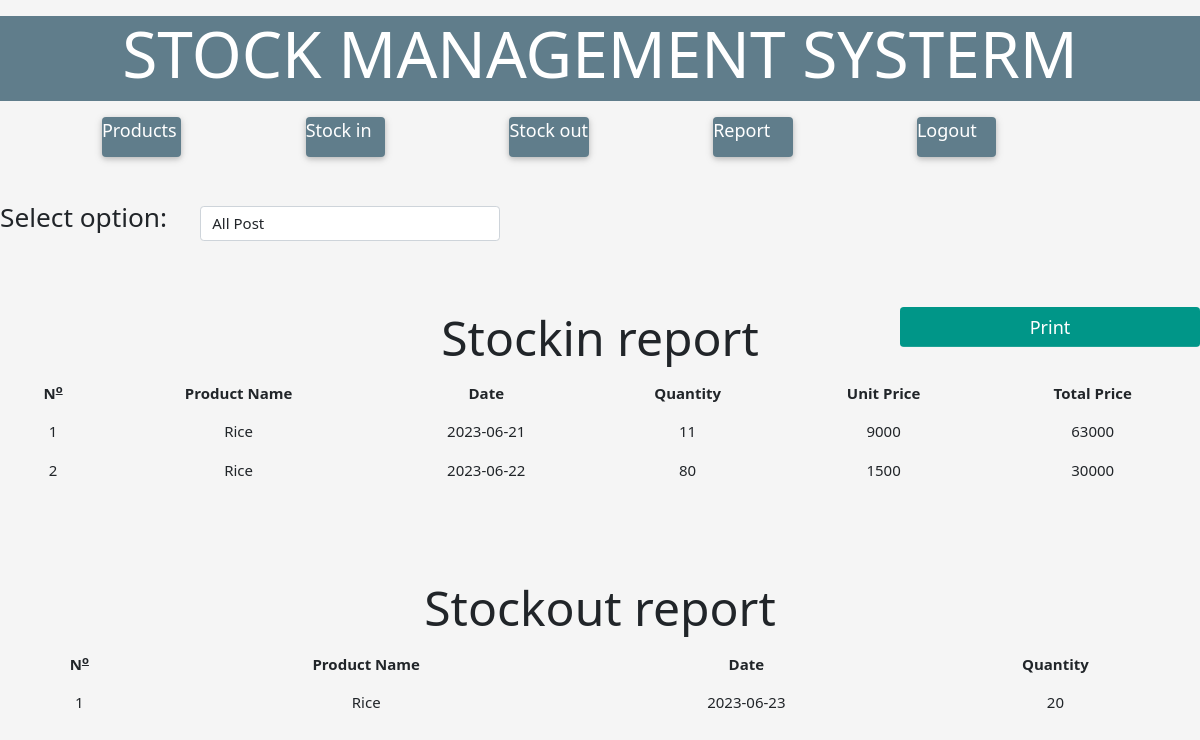
The app's page /report.php (signed in) with its own data.
### tables this page shows
CREATE TABLE `stock_in` (
  `St_id` int(11) NOT NULL,
  `product_id` int(11) NOT NULL,
  `Date` date NOT NULL,
  `Quantity` int(11) NOT NULL,
  `Unit_price` int(11) NOT NULL,
  `Total_price` int(11) NOT NULL
);

CREATE TABLE `products` (
  `productid` int(11) NOT NULL,
  `Product_name` varchar(255) NOT NULL
);

CREATE TABLE `stock_out` (
  `So_id` int(11) NOT NULL,
  `product_id` int(11) NOT NULL,
  `Date` date NOT NULL,
  `Quantity` int(11) NOT NULL,
  `inid` int(11) NOT NULL
);

### report.php (the view, shortened to what this page needs)
<?php
    include("conn.php");
?>
<!DOCTYPE html>
<html lang="en">
<head>
    <link rel="stylesheet" href="w3.css">
    <link rel="stylesheet" href="all.css">
    <link rel="stylesheet" href="bootstrap.css">
</head>
<body style="background: whitesmoke;">
<div class="w3-panel w3-blue-grey"><center><h1 class="w3-jumbo w3-text-white">STOCK MANAGEMENT SYSTERM</h1></center></div>
    <div class="row" id="nav">
        <div class="col-1"></div>
        <div class="col-1"><div class="w3-card w3-blue-grey w3-round" style="height: 40px;"><a href="product.php" class="w3-text-white w3-large" style="text-decoration: none;">Products</a></div></div>
        <div class="col-1"></div>
        <div class="col-1"><div class="w3-card w3-blue-grey w3-round" style="height: 40px;"><a href="stockin.php" class="w3-text-white w3-large" style="text-decoration: none;">Stock in</a></div></div>
        <div class="col-1"></div>
        <div class="col-1"><div class="w3-card w3-blue-grey w3-round" style="height: 40px;"><a href="stockout.php" class="w3-text-white w3-large" style="text-decoration: none;">Stock out</a></div></div>
        <div class="col-1"></div>
        <div class="col-1"><div class="w3-card w3-blue-grey w3-round" style="height: 40px;"><a href="report.php" class="w3-text-white w3-large" style="text-decoration: none;">Report</a></div></div>
        <div class="col-1"></div>
        <div class="col-1"><div class="w3-card w3-blue-grey w3-round" style="height: 40px;"><a href="logout.php" class="w3-text-white w3-large" style="text-decoration: none;">Logout</a></div></div>
    </div>
    <br><br>
    <h3 id="ss">Select option:</h3>
    <select name="" id="sel" style="margin-top: -35px;margin-left: 200px" class="form-control w-25">
        <option value="all">All Post</option>
    </select>
    <button onclick="print()" id="print" class="btn w3-teal w3-display-right w3-large w-25" style="margin-top: -90px">Print</button>
    <br><br><br>
    <table class="w3-table" id="intable">
        <h1 class="w3-xxxlarge" id="i"><center>Stockin report</center></h1>
        <tr>
            <th><center><b>N<sup><u>o</u></sup></b></center></th>
            <th><center>Product Name</center></th>
            <th><center>Date</center></th>
            <th><center>Quantity</center></th>
            <th><center>Unit Price</center></th>
            <th><center>Total Price</center></th>
        </tr>
        <?php
            $sel=mysqli_query($conn,"SELECT*from products as p inner join stock_in as s on s.product_id=p.productid");
            $x=1;
            while($row=mysqli_fetch_array($sel)){
                ?>
                <tr>
                    <td><center><?=$x?></center></td>
                    <td><center><?=$row['Product_name']?></center></td>
                    <td><center><?=$row['Date']?></center></td>
                    <td><center><?=$row['Quantity']?></center></td>
                    <td><center><?=$row['Unit_price']?></center></td>
                    <td><center><?=$row['Total_price']?></center></td>
                </tr>
                <?php
                $x++;
            }
        ?>
    </table>
    <br><br><br><br>
    <table class="w3-table" id="outtable">
        <h1 class="w3-xxxlarge"  id="o"><center>Stockout report</center></h1>
        <tr>
            <th><center><b>N<sup><u>o</u></sup></b></center></th>
            <th><center>Product Name</center></th>
            <th><center>Date</center></th>
            <th><center>Quantity</center></th>
        </tr>
        <?php
            $sel=mysqli_query($conn,"SELECT*from products as p inner join stock_out as s on s.product_id=p.productid");
            $x=1;
            while($row=mysqli_fetch_array($sel)){
                ?>
                <tr>
                    <td><center><?=$x?></center></td>
                    <td><center><?=$row['Product_name']?></center></td>
                    <td><center><?=$row['Date']?></center></td>
                    <td><center><?=$row['Quantity']?></center></td>
                </tr>
                <?php
                $x++;
            }
        ?>
    </table>
    <br><br><br><br><br>
</body>
</html>

### w3.css (style rules this page uses)
*,*:before,*:after { box-sizing:inherit }
html { -ms-text-size-adjust:100%;-webkit-text-size-adjust:100% }
body { margin:0 }
a { background-color:transparent }
b,strong { font-weight:bolder }
sub,sup { font-size:75%;line-height:0;position:relative;vertical-align:baseline }
sup { top:-0.5em }
button,input,select,textarea,optgroup { font:inherit;margin:0 }
button,input { overflow:visible }
button,select { text-transform:none }
button,[type=button],[type=reset],[type=submit] { -webkit-appearance:button }
html,body { font-family:Verdana,sans-serif;font-size:15px;line-height:1.5 }
html { overflow-x:hidden }
h1 { font-size:36px }
h3 { font-size:24px }
h1,h2,h3,h4,h5,h6 { font-family:"Segoe UI",Arial,sans-serif;font-weight:400;margin:10px 0 }
a { color:inherit }
.w3-table,.w3-table-all { border-collapse:collapse;border-spacing:0;width:100%;display:table }
.w3-table td,.w3-table th,.w3-table-all td,.w3-table-all th { padding:8px 8px;display:table-cell;text-align:left;vertical-align:top }
.w3-table th:first-child,.w3-table td:first-child,.w3-table-all th:first-child,.w3-table-all td:first-child { padding-left:16px }
.w3-container:after,.w3-container:before,.w3-panel:after,.w3-panel:before,.w3-row:after,.w3-row:before,.w3-row-padding:after,.w3-row-padding:before, .w3-cell-row:before,.w3-cell-row:after,.w3-clear:after,.w3-clear:before,.w3-bar:before,.w3-bar:after { content:"";display:table;clear:both }
.w3-display-right { position:absolute;top:50%;right:0%;transform:translate(0%,-50%);-ms-transform:translate(0%,-50%) }
.w3-round,.w3-round-medium { border-radius:4px }
.w3-container,.w3-panel { padding:0.01em 16px }
.w3-panel { margin-top:16px;margin-bottom:16px }
.w3-card,.w3-card-2 { box-shadow:0 2px 5px 0 rgba(0,0,0,0.16),0 2px 10px 0 rgba(0,0,0,0.12) }
.w3-large { font-size:18px!important }
.w3-xxxlarge { font-size:48px!important }
.w3-jumbo { font-size:64px!important }
.w3-blue-grey,.w3-hover-blue-grey:hover,.w3-blue-gray,.w3-hover-blue-gray:hover { color:#fff!important;background-color:#607d8b!important }
.w3-teal,.w3-hover-teal:hover { color:#fff!important;background-color:#009688!important }
.w3-text-white,.w3-hover-text-white:hover { color:#fff!important }

### records on screen
stock_in: product.Product_name "Rice", Date "2023-06-21", Quantity "11", Unit_price "9000", Total_price "63000"
stock_in: product.Product_name "Rice", Date "2023-06-22", Quantity "80", Unit_price "1500", Total_price "30000"
stock_out: product.Product_name "Rice", Date "2023-06-23", Quantity "20"
